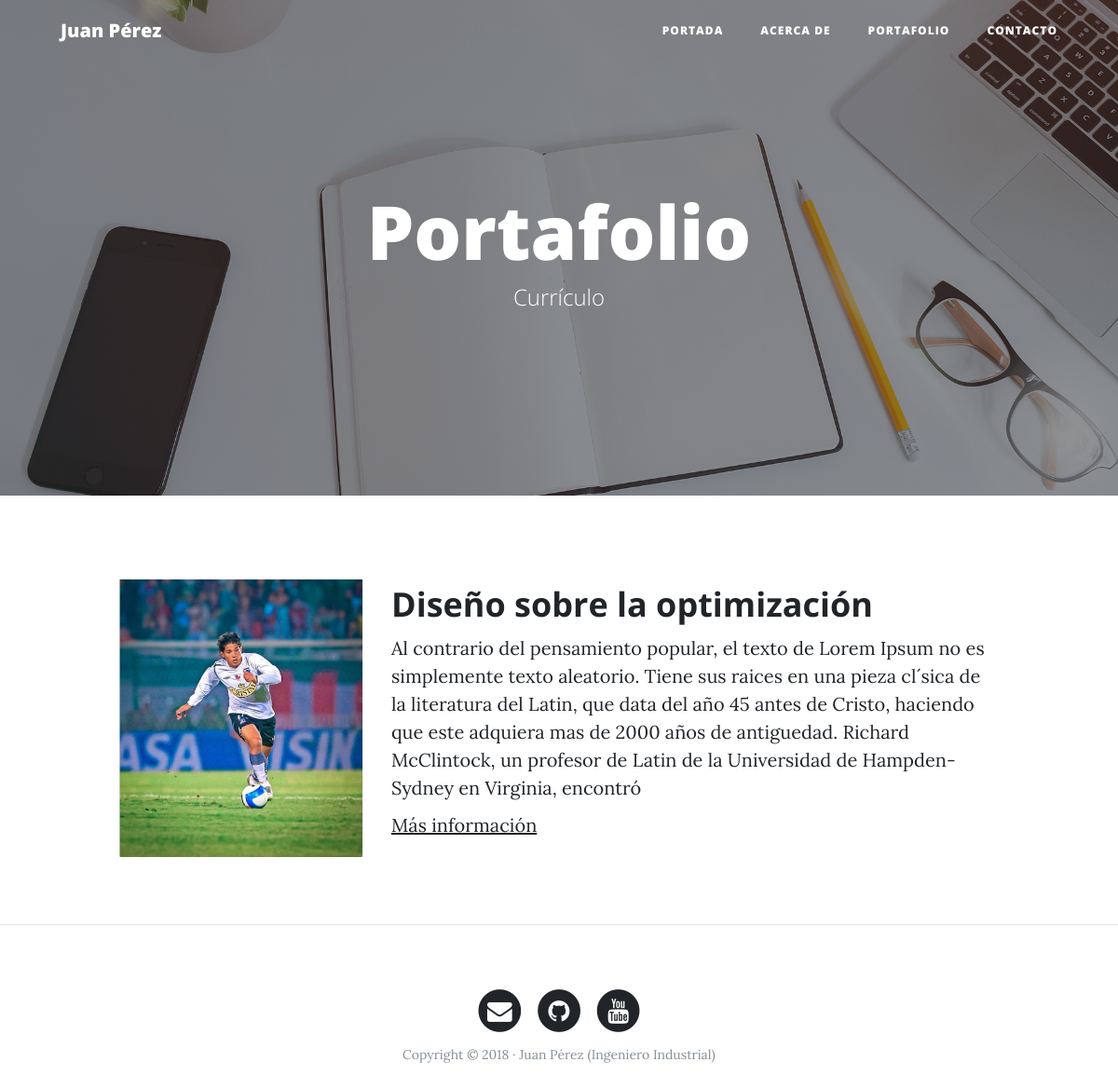
The page /portfolio/ on the database its author committed.
### portfolio/models.py (models this page shows, shortened)
class Project(models.Model):
    title = models.CharField(max_length=200, verbose_name="Titulo")
    description = models.TextField(verbose_name="Descripción")
    image = models.ImageField(verbose_name="Imagen", upload_to="projects")
    link = models.URLField(verbose_name="Pagina Web", blank=True, null=True)
    created = models.DateTimeField(auto_now_add=True, verbose_name="Fecha de creación")
    updated = models.DateTimeField(auto_now=True, verbose_name="Fecha de emisión")
    class Meta:
        verbose_name = "proyecto"
        verbose_name_plural = "proyectos"
        ordering = ["-created"]

### portfolio/views.py (the view)
# urls.py: path('portfolio/', portfolio_views.portfolio, name="portfolio"),
def portfolio(request):
    projects = Project.objects.all()
    return render(request, "portfolio/portfolio.html", {'projects':projects})

### portfolio/templates/portfolio/portfolio.html (shortened to what this page needs)
{% extends 'core/base.html' %}
{% block background %}{% load static %}{% static 'img/portfolio-bg.jpg' %}{% endblock %}
{% block headers %}
<h1>Portafolio</h1>
<span class="subheading">Currículo</span>
{% endblock %}
{% block content %}
	{% for project in projects %}
<div class="row project">
	      	<div class="col-lg-3 col-md-4 offset-lg-1">
			      <img class="img-fluid" src="{{project.image.url}}" alt="">
	      	</div>
	        <div class="col-lg-7 col-md-8">
	      		<h2 class="section-heading title">{{project.title}}</h2>
	          <p>{{project.description}}</p>
			  {% if project.link %}
			  	<p><a href="{{project.link}}">Más información</a></p>
			  {% endif %}
	      	</div>
	      </div>
		  </div>
	{% endfor %}
{% endblock %}

### core/templates/core/base.html (shortened to what this page needs)
<!DOCTYPE html>
<html lang="es">
  <head>
    {% load static %}
    <link href="{% static 'vendor/bootstrap/css/bootstrap.min.css' %}" rel="stylesheet">
    <link href="{% static 'vendor/font-awesome/css/font-awesome.min.css' %}" rel="stylesheet" type="text/css">
    <link href="{% static 'css/clean-blog.min.css' %}" rel="stylesheet">
  </head>
  <body>
    <nav class="navbar navbar-expand-lg navbar-light fixed-top" id="mainNav">
      <div class="container">
        <a class="navbar-brand" href="{% url 'home'%}">Juan Pérez</a>
        <div class="collapse navbar-collapse" id="navbarResponsive">
          <ul class="navbar-nav ml-auto">
            <li class="nav-item">
              <a class="nav-link" href="{% url 'home'%}">Portada</a>
            </li>
            <li class="nav-item">
              <a class="nav-link" href="{% url 'about' %}">Acerca de</a>
            </li>
            <li class="nav-item">
              <a class="nav-link" href="{% url 'portfolio' %}">Portafolio</a>
            </li>
            <li class="nav-item">
              <a class="nav-link" href="{% url 'contact' %}">Contacto</a>
            </li>
          </ul>
        </div>
      </div>
    </nav>
    <header class="masthead" style="background-image: url('{% block background %}{% endblock %}')">
      <div class="overlay"></div>
      <div class="container">
        <div class="row">
          <div class="col-lg-8 col-md-10 mx-auto">
            <div class="site-heading">
                {% block headers %} {% endblock %}
            </div>
          </div>
        </div>
      </div>
    </header>
    <div class="container">
      <div class="row">
        {% block content %}{% endblock %}
      </div>
    {% if request.path != "/" %}<hr> {% endif %}
    <footer>
      <div class="container">
        <div class="row">
          <div class="col-lg-8 col-md-10 mx-auto">
            <ul class="list-inline text-center">
              <li class="list-inline-item">
                <a href="#">
                  <span class="fa-stack fa-lg">
                    <i class="fa fa-circle fa-stack-2x"></i>
                    <i class="fa fa-envelope fa-stack-1x fa-inverse"></i>
                  </span>
                </a>
              </li>
              <li class="list-inline-item">
                <a href="#">
                  <span class="fa-stack fa-lg">
                    <i class="fa fa-circle fa-stack-2x"></i>
                    <i class="fa fa-github fa-stack-1x fa-inverse"></i>
                  </span>
                </a>
              </li>
              <li class="list-inline-item">
                <a href="#">
                  <span class="fa-stack fa-lg">
                    <i class="fa fa-circle fa-stack-2x"></i>
                    <i class="fa fa-youtube fa-stack-1x fa-inverse"></i>
                  </span>
                </a>
              </li>
            </ul>
            <p class="copyright text-muted">Copyright &copy; 2018 · Juan Pérez (Ingeniero Industrial) </p>
          </div>
        </div>
      </div>
    </footer>
  </body>
</html>

### rows shown on the page
Project: image (picture), title "Diseño sobre la optimización", description "Al contrario del pensamiento popular, el texto de Lorem Ipsum no es simplemente texto aleatorio. Tiene sus raices en una pieza cl´sica de la literatura del Latin, que data del año 45 antes de Cristo, haciendo que este adquiera mas de 2000 años de antiguedad. Richard McClintock, un profesor de Latin de la Universidad de Hampden-Sydney en Virginia, encontró"
